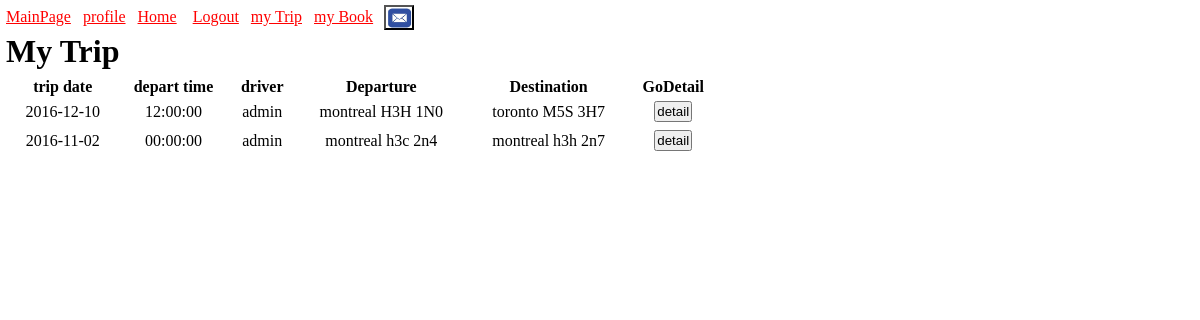
/myTrip.php (signed in), run on an earlier commit of the app's database.
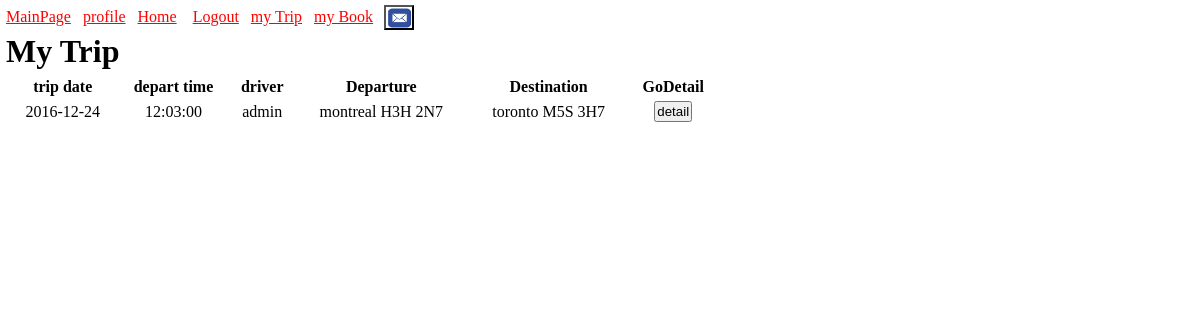
And on a later commit of the database.
### tables this page shows
CREATE TABLE `trip` (
  `ID` int(11) NOT NULL,
  `type` varchar(8) NOT NULL,
  `City_departure` varchar(10) NOT NULL,
  `Postcode_departure` varchar(8) NOT NULL,
  `City_destination` varchar(10) NOT NULL,
  `Postcode_destination` varchar(8) NOT NULL,
  `Date` date DEFAULT NULL,
  `Day` varchar(10) DEFAULT NULL,
  `depart_time` time NOT NULL,
  `Number_rider` int(11) NOT NULL DEFAULT '1',
  `Number_offer` int(11) NOT NULL DEFAULT '0',
  `detail` text NOT NULL,
  `driver` varchar(12) NOT NULL
);

### myTrip.php (the view, shortened to what this page needs)
<?php
require_once("parameter.php");
if(!isset($_SESSION['user'])&&$_SESSION['user']['status']=='inactive')
{
	header('location:login.php');
	exit;
}
else
{
	$pdo = new PDO("mysql:host=".$dbhost.";dbname=".$dbname,$dbuser,$dbpassword);
	$pdo->exec("SET NAMES 'utf8';");
	$rs = $pdo -> query("SELECT * FROM trip WHERE driver='".$_SESSION['user']['username']."' ORDER BY ID desc");
	$content = $rs->fetchAll();
}
?>
<html>
<head>
<link rel="stylesheet" type="text/css" href="css/suber.css">
</head>
<body>
<?php require_once("header.php"); ?>
<h1>My Trip</h1>
<?php if($_SESSION['user']['status']!='inactive'): ?>
	<div id="current_trip">
		<table style="width:60%">
			<tr><th>trip date</th><th>depart time</th><th>driver</th> <th>Departure</th> <th>Destination</th> <th>GoDetail</th></tr>
			<?php foreach($content as $trip) { ?>
				<tr align="center">
					<?php if(!empty($trip['Date'])): ?>
						<td><?php echo $trip['Date']?></td>
					<?php else: ?>
						<td> <?php echo $trip['Day']?></td>
					<?php endif; ?>
					<td> <?php echo $trip['depart_time']?></td>
					<td><?php echo $trip['driver'];?></td>
					<td><?php echo $trip['City_departure']." ".$trip['Postcode_departure']?></td>
					<td><?php echo $trip['City_destination']." ".$trip['Postcode_destination']?></td>
					<td><button type="button" onclick="location.replace('detailTrip.php?id=<?php echo $trip['ID'] ?>');">detail</button></td>
				<tr>
			<?php } ?>
		</table>
	</div>
<?php endif; ?>
</body>
</html>

What changed in the data, as far as the page shows it:
removed trip: Date "2016-12-10", depart_time "12:00:00", driver "admin", City_departure "montreal", Postcode_departure "H3H 1N0", City_destination "toronto", Postcode_destination "M5S 3H7"
removed trip: Date "2016-11-02", depart_time "00:00:00", driver "admin", City_departure "montreal", Postcode_departure "h3c 2n4", City_destination "montreal", Postcode_destination "h3h 2n7"
now on this page (row edited): trip: Date "2016-12-24", depart_time "12:03:00", driver "admin", City_departure "montreal", Postcode_departure "H3H 2N7", City_destination "toronto", Postcode_destination "M5S 3H7"
